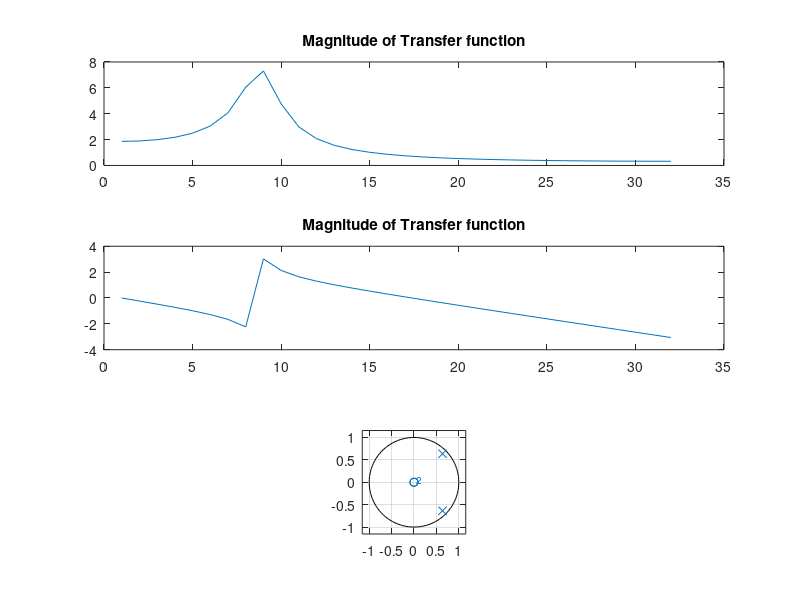
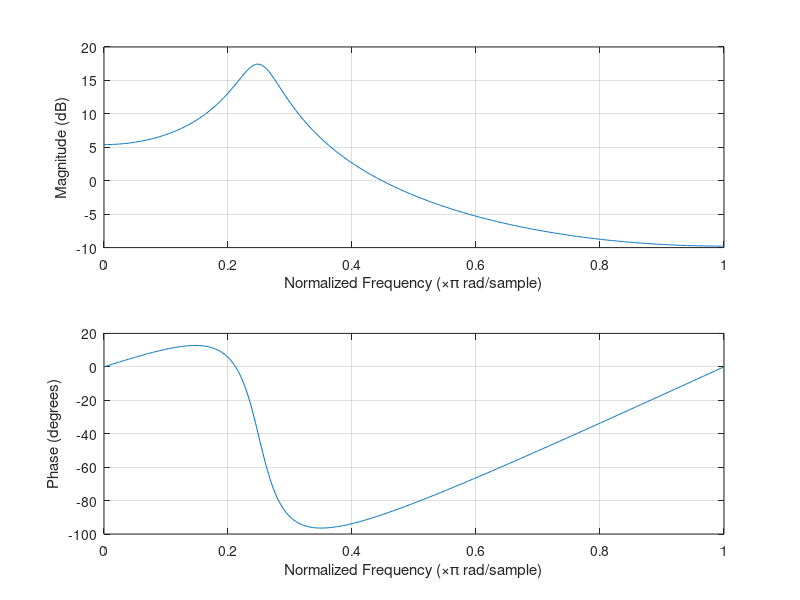

Write the MATLAB code that produced these figures, in order.
clear all;
clc;
close all;

num_coefficient=[1 0 0];% num_coefficient of transfer function
dem_coefficient=[1 -1.2732 0.81];% dem_coefficient of transfer function

Z1=1;
i=1;
for w=0:0.1:pi
  H1(Z1)=(num_coefficient(i)*exp(-j*w)*exp(-2*j*w)+num_coefficient(i+1)*0+num_coefficient(i+2)*0)/(dem_coefficient(i)*1+dem_coefficient(i+1)*exp(-j*w)+dem_coefficient(i+2)*exp(-2*j*w));
  Z1=Z1+1;
end
subplot(311);
plot(abs(H1));
title('Magnitude of Transfer function');
subplot(312);
plot(angle(H1));
title('Magnitude of Transfer function');
 subplot(313);
 zplane(num_coefficient,dem_coefficient);% poles and zeros of transfer function

num_root=roots(num_coefficient)% roots of numerator coefficient
dem_root=roots(dem_coefficient)%roots of denominator coefficient

%check stability condition of transfer function
mag_poles=abs(dem_root);
i=1;
if (mag_poles(i)<1)
  'System is stable'
  i=i+1;
  elseif(mag_poles(i)==1)
    'System is marginally stable' 
     i=i+1;
      else
       'System is unstable'
       i=i+1
end     

figure;
freqz(num_coefficient,dem_coefficient);% magnitude and phase of transfer function using freqz function

